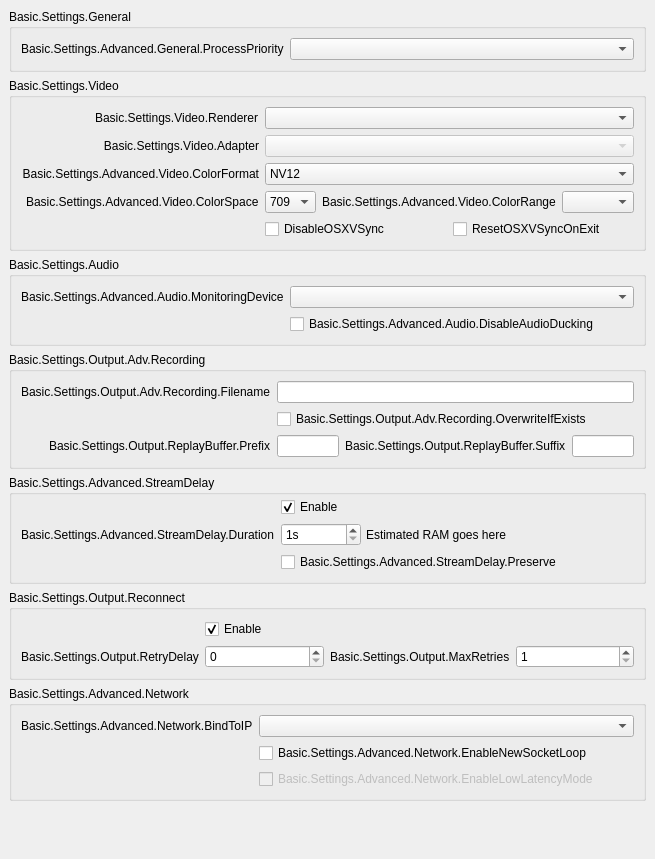
           <widget class="QWidget" name="scrollAreaWidgetContents">
            <property name="geometry">
             <rect>
              <x>0</x>
              <y>0</y>
              <width>593</width>
              <height>761</height>
             </rect>
            </property>
            <layout class="QVBoxLayout" name="verticalLayout_16">
             <property name="leftMargin">
              <number>0</number>
             </property>
             <property name="topMargin">
              <number>0</number>
             </property>
             <property name="rightMargin">
              <number>0</number>
             </property>
             <property name="bottomMargin">
              <number>9</number>
             </property>
             <item alignment="Qt::AlignTop">
              <widget class="QWidget" name="widget_11" native="true">
               <layout class="QVBoxLayout" name="verticalLayout_17">
                <item>
                 <widget class="QGroupBox" name="advancedGeneralGroupBox">
                  <property name="title">
                   <string>Basic.Settings.General</string>
                  </property>
                  <layout class="QFormLayout" name="formLayout_22">
                   <property name="fieldGrowthPolicy">
                    <enum>QFormLayout::AllNonFixedFieldsGrow</enum>
                   </property>
                   <item row="0" column="0">
                    <widget class="QLabel" name="processPriorityLabel">
                     <property name="text">
                      <string>Basic.Settings.Advanced.General.ProcessPriority</string>
                     </property>
                     <property name="buddy">
                      <cstring>processPriority</cstring>
                     </property>
                    </widget>
                   </item>
                   <item row="0" column="1">
                    <widget class="QComboBox" name="processPriority"/>
                   </item>
                  </layout>
                 </widget>
                </item>
                <item>
                 <widget class="QGroupBox" name="advancedVideoContainer">
                  <property name="title">
                   <string>Basic.Settings.Video</string>
                  </property>
                  <layout class="QFormLayout" name="formLayout_14">
                   <property name="fieldGrowthPolicy">
                    <enum>QFormLayout::AllNonFixedFieldsGrow</enum>
                   </property>
                   <property name="labelAlignment">
                    <set>Qt::AlignRight|Qt::AlignTrailing|Qt::AlignVCenter</set>
                   </property>
                   <item row="0" column="0">
                    <widget class="QLabel" name="rendererLabel">
                     <property name="text">
                      <string>Basic.Settings.Video.Renderer</string>
                     </property>
                     <property name="buddy">
                      <cstring>renderer</cstring>
                     </property>
                    </widget>
                   </item>
                   <item row="0" column="1">
                    <widget class="QComboBox" name="renderer">
                     <property name="currentText">
                      <string notr="true"/>
                     </property>
                    </widget>
                   </item>
                   <item row="1" column="0">
                    <widget class="QLabel" name="adapterLabel">
                     <property name="text">
                      <string>Basic.Settings.Video.Adapter</string>
                     </property>
                     <property name="alignment">
                      <set>Qt::AlignRight|Qt::AlignTrailing|Qt::AlignVCenter</set>
                     </property>
                     <property name="buddy">
                      <cstring>adapter</cstring>
                     </property>
                    </widget>
                   </item>
                   <item row="1" column="1">
                    <widget class="QComboBox" name="adapter">
                     <property name="enabled">
                      <bool>false</bool>
                     </property>
                     <property name="currentText">
                      <string notr="true"/>
                     </property>
                    </widget>
                   </item>
                   <item row="2" column="0">
                    <widget class="QLabel" name="label_30">
                     <property name="minimumSize">
                      <size>
                       <width>0</width>
                       <height>0</height>
                      </size>
                     </property>
                     <property name="text">
                      <string>Basic.Settings.Advanced.Video.ColorFormat</string>
                     </property>
                     <property name="alignment">
                      <set>Qt::AlignRight|Qt::AlignTrailing|Qt::AlignVCenter</set>
                     </property>
                     <property name="buddy">
                      <cstring>colorFormat</cstring>
                     </property>
                    </widget>
                   </item>
                   <item row="2" column="1">
                    <widget class="QComboBox" name="colorFormat">
                     <item>
                      <property name="text">
                       <string notr="true">NV12</string>
                      </property>
                     </item>
                     <item>
                      <property name="text">
                       <string notr="true">I420</string>
                      </property>
                     </item>
                     <item>
                      <property name="text">
                       <string>I444</string>
                      </property>
                     </item>
                     <item>
                      <property name="text">
                       <string notr="true">RGB</string>
                      </property>
                     </item>
                    </widget>
                   </item>
                   <item row="4" column="1">
                    <layout class="QHBoxLayout" name="horizontalLayout_18">
                     <property name="leftMargin">
                      <number>0</number>
                     </property>
                     <property name="topMargin">
                      <number>0</number>
                     </property>
                     <property name="rightMargin">
                      <number>0</number>
                     </property>
                     <property name="bottomMargin">
                      <number>0</number>
                     </property>
                     <item>
                      <widget class="QCheckBox" name="disableOSXVSync">
                       <property name="text">
                        <string>DisableOSXVSync</string>
                       </property>
                      </widget>
                     </item>
                     <item>
                      <widget class="QCheckBox" name="resetOSXVSync">
                       <property name="text">
                        <string>ResetOSXVSyncOnExit</string>
                       </property>
                      </widget>
                     </item>
                    </layout>
                   </item>
                   <item row="3" column="1">
                    <layout class="QHBoxLayout" name="horizontalLayout_20">
                     <property name="leftMargin">
                      <number>0</number>
                     </property>
                     <property name="topMargin">
                      <number>0</number>
                     </property>
                     <property name="rightMargin">
                      <number>0</number>
                     </property>
                     <property name="bottomMargin">
                      <number>0</number>
                     </property>
                     <item>
                      <widget class="QComboBox" name="colorSpace">
                       <item>
                        <property name="text">
                         <string notr="true">709</string>
                        </property>
                       </item>
                       <item>
                        <property name="text">
                         <string notr="true">601</string>
                        </property>
                       </item>
                      </widget>
                     </item>
                     <item>
                      <widget class="QLabel" name="label_34">
                       <property name="sizePolicy">
                        <sizepolicy hsizetype="Maximum" vsizetype="Preferred">
                         <horstretch>0</horstretch>
                         <verstretch>0</verstretch>
                        </sizepolicy>
                       </property>
                       <property name="text">
                        <string>Basic.Settings.Advanced.Video.ColorRange</string>
                       </property>
                       <property name="buddy">
                        <cstring>colorRange</cstring>
                       </property>
                      </widget>
                     </item>
                     <item>
                      <widget class="QComboBox" name="colorRange"/>
                     </item>
                    </layout>
                   </item>
                   <item row="3" column="0">
                    <widget class="QLabel" name="label_33">
                     <property name="text">
                      <string>Basic.Settings.Advanced.Video.ColorSpace</string>
                     </property>
                     <property name="buddy">
                      <cstring>colorSpace</cstring>
                     </property>
                    </widget>
                   </item>
                  </layout>
                 </widget>
                </item>
                <item>
                 <widget class="QGroupBox" name="advAudioGroupBox">
                  <property name="title">
                   <string>Basic.Settings.Audio</string>
                  </property>
                  <layout class="QFormLayout" name="formLayout_27">
                   <property name="fieldGrowthPolicy">
                    <enum>QFormLayout::AllNonFixedFieldsGrow</enum>
                   </property>
                   <item row="0" column="0">
                    <widget class="QLabel" name="monitoringDeviceLabel">
                     <property name="text">
                      <string>Basic.Settings.Advanced.Audio.MonitoringDevice</string>
                     </property>
                     <property name="buddy">
                      <cstring>monitoringDevice</cstring>
                     </property>
                    </widget>
                   </item>
                   <item row="0" column="1">
                    <widget class="QComboBox" name="monitoringDevice"/>
                   </item>
                   <item row="1" column="1">
                    <widget class="QCheckBox" name="disableAudioDucking">
                     <property name="text">
                      <string>Basic.Settings.Advanced.Audio.DisableAudioDucking</string>
                     </property>
                    </widget>
                   </item>
                  </layout>
                 </widget>
                </item>
                <item>
                 <widget class="QGroupBox" name="groupBox_6">
                  <property name="title">
                   <string>Basic.Settings.Output.Adv.Recording</string>
                  </property>
                  <layout class="QFormLayout" name="formLayout_17">
                   <property name="fieldGrowthPolicy">
                    <enum>QFormLayout::AllNonFixedFieldsGrow</enum>
                   </property>
                   <property name="labelAlignment">
                    <set>Qt::AlignRight|Qt::AlignTrailing|Qt::AlignVCenter</set>
                   </property>
                   <item row="0" column="0">
                    <widget class="QLabel" name="label_7">
                     <property name="text">
                      <string>Basic.Settings.Output.Adv.Recording.Filename</string>
                     </property>
                     <property name="buddy">
                      <cstring>filenameFormatting</cstring>
                     </property>
                    </widget>
                   </item>
                   <item row="0" column="1">
                    <widget class="QLineEdit" name="filenameFormatting"/>
                   </item>
                   <item row="1" column="1">
                    <widget class="QCheckBox" name="overwriteIfExists">
                     <property name="text">
                      <string>Basic.Settings.Output.Adv.Recording.OverwriteIfExists</string>
                     </property>
                    </widget>
                   </item>
                   <item row="2" column="1">
                    <layout class="QHBoxLayout" name="horizontalLayout_14">
                     <property name="leftMargin">
                      <number>0</number>
                     </property>
                     <property name="topMargin">
                      <number>0</number>
                     </property>
                     <property name="rightMargin">
                      <number>0</number>
                     </property>
                     <property name="bottomMargin">
                      <number>0</number>
                     </property>
                     <item>
                      <widget class="QLineEdit" name="simpleRBPrefix"/>
                     </item>
                     <item>
                      <widget class="QLabel" name="label_58">
                       <property name="text">
                        <string>Basic.Settings.Output.ReplayBuffer.Suffix</string>
                       </property>
                       <property name="buddy">
                        <cstring>simpleRBSuffix</cstring>
                       </property>
                      </widget>
                     </item>
                     <item>
                      <widget class="QLineEdit" name="simpleRBSuffix"/>
                     </item>
                    </layout>
                   </item>
                   <item row="2" column="0">
                    <widget class="QLabel" name="label_57">
                     <property name="text">
                      <string>Basic.Settings.Output.ReplayBuffer.Prefix</string>
                     </property>
                     <property name="buddy">
                      <cstring>simpleRBPrefix</cstring>
                     </property>
                    </widget>
                   </item>
                  </layout>
                 </widget>
                </item>
                <item>
                 <widget class="QGroupBox" name="groupBox_5">
                  <property name="title">
                   <string>Basic.Settings.Advanced.StreamDelay</string>
                  </property>
                  <layout class="QFormLayout" name="formLayout_18">
                   <property name="fieldGrowthPolicy">
                    <enum>QFormLayout::AllNonFixedFieldsGrow</enum>
                   </property>
                   <property name="topMargin">
                    <number>2</number>
                   </property>
                   <item row="1" column="0">
                    <widget class="QLabel" name="label_56">
                     <property name="text">
                      <string>Basic.Settings.Advanced.StreamDelay.Duration</string>
                     </property>
                     <property name="buddy">
                      <cstring>streamDelaySec</cstring>
                     </property>
                    </widget>
                   </item>
                   <item row="1" column="1">
                    <widget class="QWidget" name="widget_12" native="true">
                     <property name="enabled">
                      <bool>true</bool>
                     </property>
                     <layout class="QHBoxLayout" name="horizontalLayout_13">
                      <property name="spacing">
                       <number>5</number>
                      </property>
                      <property name="leftMargin">
                       <number>0</number>
                      </property>
                      <property name="topMargin">
                       <number>0</number>
                      </property>
                      <property name="rightMargin">
                       <number>0</number>
                      </property>
                      <property name="bottomMargin">
                       <number>0</number>
                      </property>
                      <item>
                       <widget class="QSpinBox" name="streamDelaySec">
                        <property name="enabled">
                         <bool>true</bool>
                        </property>
                        <property name="sizePolicy">
                         <sizepolicy hsizetype="Maximum" vsizetype="Fixed">
                          <horstretch>0</horstretch>
                          <verstretch>0</verstretch>
                         </sizepolicy>
                        </property>
                        <property name="minimumSize">
                         <size>
                          <width>80</width>
                          <height>0</height>
                         </size>
                        </property>
                        <property name="suffix">
                         <string notr="true">s</string>
                        </property>
                        <property name="minimum">
                         <number>1</number>
                        </property>
                        <property name="maximum">
                         <number>1800</number>
                        </property>
                       </widget>
                      </item>
                      <item>
                       <widget class="QLabel" name="streamDelayInfo">
                        <property name="text">
                         <string notr="true">Estimated RAM goes here</string>
                        </property>
                       </widget>
                      </item>
                     </layout>
                    </widget>
                   </item>
                   <item row="2" column="1">
                    <widget class="QCheckBox" name="streamDelayPreserve">
                     <property name="text">
                      <string>Basic.Settings.Advanced.StreamDelay.Preserve</string>
                     </property>
                    </widget>
                   </item>
                   <item row="0" column="1">
                    <widget class="QCheckBox" name="streamDelayEnable">
                     <property name="text">
                      <string>Enable</string>
                     </property>
                     <property name="checked">
                      <bool>true</bool>
                     </property>
                    </widget>
                   </item>
                  </layout>
                 </widget>
                </item>
                <item>
                 <widget class="QGroupBox" name="groupBox_7">
                  <property name="title">
                   <string>Basic.Settings.Output.Reconnect</string>
                  </property>
                  <layout class="QFormLayout" name="formLayout_19">
                   <property name="fieldGrowthPolicy">
                    <enum>QFormLayout::AllNonFixedFieldsGrow</enum>
                   </property>
                   <item row="0" column="1">
                    <widget class="QCheckBox" name="reconnectEnable">
                     <property name="text">
                      <string>Enable</string>
                     </property>
                     <property name="checked">
                      <bool>true</bool>
                     </property>
                    </widget>
                   </item>
                   <item row="1" column="1">
                    <layout class="QHBoxLayout" name="horizontalLayout_19">
                     <property name="leftMargin">
                      <number>0</number>
                     </property>
                     <property name="topMargin">
                      <number>0</number>
                     </property>
                     <property name="rightMargin">
                      <number>0</number>
                     </property>
                     <property name="bottomMargin">
                      <number>0</number>
                     </property>
                     <item>
                      <widget class="QSpinBox" name="reconnectRetryDelay">
                       <property name="maximum">
                        <number>30</number>
                       </property>
                      </widget>
                     </item>
                     <item>
                      <widget class="QLabel" name="label_22">
                       <property name="sizePolicy">
                        <sizepolicy hsizetype="Maximum" vsizetype="Preferred">
                         <horstretch>0</horstretch>
                         <verstretch>0</verstretch>
                        </sizepolicy>
                       </property>
                       <property name="text">
                        <string>Basic.Settings.Output.MaxRetries</string>
                       </property>
                       <property name="buddy">
                        <cstring>reconnectMaxRetries</cstring>
                       </property>
                      </widget>
                     </item>
                     <item>
                      <widget class="QSpinBox" name="reconnectMaxRetries">
                       <property name="minimum">
                        <number>1</number>
                       </property>
                       <property name="maximum">
                        <number>10000</number>
                       </property>
                      </widget>
                     </item>
                    </layout>
                   </item>
                   <item row="1" column="0">
                    <widget class="QLabel" name="label_17">
                     <property name="text">
                      <string>Basic.Settings.Output.RetryDelay</string>
                     </property>
                     <property name="buddy">
                      <cstring>reconnectRetryDelay</cstring>
                     </property>
                    </widget>
                   </item>
                  </layout>
                 </widget>
                </item>
                <item>
                 <widget class="QGroupBox" name="advNetworkGroupBox">
                  <property name="title">
                   <string>Basic.Settings.Advanced.Network</string>
                  </property>
                  <layout class="QFormLayout" name="formLayout_23">
                   <property name="fieldGrowthPolicy">
                    <enum>QFormLayout::AllNonFixedFieldsGrow</enum>
                   </property>
                   <item row="0" column="1">
                    <widget class="QComboBox" name="bindToIP"/>
                   </item>
                   <item row="0" column="0">
                    <widget class="QLabel" name="label_27">
                     <property name="text">
                      <string>Basic.Settings.Advanced.Network.BindToIP</string>
                     </property>
                     <property name="buddy">
                      <cstring>bindToIP</cstring>
                     </property>
                    </widget>
                   </item>
                   <item row="1" column="1">
                    <widget class="QCheckBox" name="enableNewSocketLoop">
                     <property name="text">
                      <string>Basic.Settings.Advanced.Network.EnableNewSocketLoop</string>
                     </property>
                    </widget>
                   </item>
                   <item row="2" column="1">
                    <widget class="QCheckBox" name="enableLowLatencyMode">
                     <property name="enabled">
                      <bool>false</bool>
                     </property>
                     <property name="text">
                      <string>Basic.Settings.Advanced.Network.EnableLowLatencyMode</string>
                     </property>
                    </widget>
                   </item>
                  </layout>
                 </widget>
                </item>
                <item>
                 <widget class="QLabel" name="advancedMsg">
                  <property name="styleSheet">
                   <string notr="true">color: rgb(255, 0, 4);</string>
                  </property>
                  <property name="text">
                   <string notr="true"/>
                  </property>
                  <property name="wordWrap">
                   <bool>true</bool>
                  </property>
                 </widget>
                </item>
                <item>
                 <widget class="QLabel" name="advancedMsg2">
                  <property name="styleSheet">
                   <string notr="true">color: rgb(255, 0, 4);</string>
                  </property>
                  <property name="text">
                   <string notr="true"/>
                  </property>
                  <property name="wordWrap">
                   <bool>true</bool>
                  </property>
                 </widget>
                </item>
               </layout>
              </widget>
             </item>
            </layout>
           </widget>
